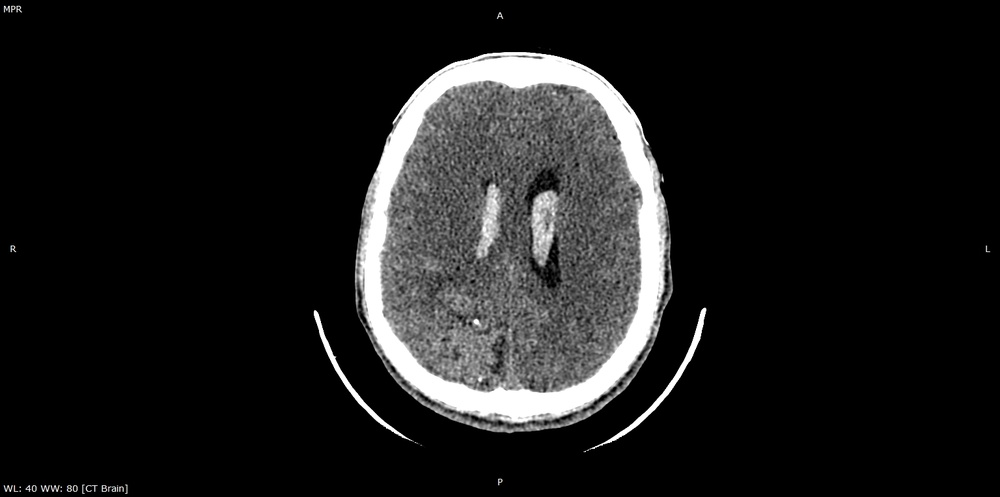
#> input picture cv_imgs/1.jpg, 1000 x 497 px, shrunk from 1536 x 763 before the run; its folder holds only this picture in this run
$ python -i draw_patology.py   (imports and definitions only)
#> lines starting #> are read from the running program, lines starting #| are printed output that depends on the picture; after the words box and inside, x2 and y2 are one past the last pixel; in counts of white or black regions, pixels touching at a corner belong together
import cv2
import numpy as np
from PIL import Image, ImageDraw

def save_patology_mask(fn):
    hsv_min = np.array((0, 0, 0), np.uint8)
    hsv_max_patology = np.array((255, 255, 158), np.uint8)
    img = cv2.imread(fn)
    hsv = cv2.cvtColor(img, cv2.COLOR_BGR2HSV )
    thresh = cv2.inRange(hsv, hsv_min, hsv_max_patology)
    cv2.imwrite("patology_mask.jpg",thresh)

def save_bone_mask(fn):
#> called with fn = 'cv_imgs/1.jpg'
    hsv_min = np.array((0, 0, 0), np.uint8)
    hsv_max_bone = np.array((255, 255, 250), np.uint8)
    img = cv2.imread(fn)
#> img is the input picture: shape (497, 1000, 3); mean B, G, R 27.7, 27.7, 27.7
    hsv = cv2.cvtColor(img, cv2.COLOR_BGR2HSV )
#> hsv: shape (497, 1000, 3); mean H, S, V 0.3, 0.7, 27.7
    thresh = cv2.inRange(hsv, hsv_min, hsv_max_bone)
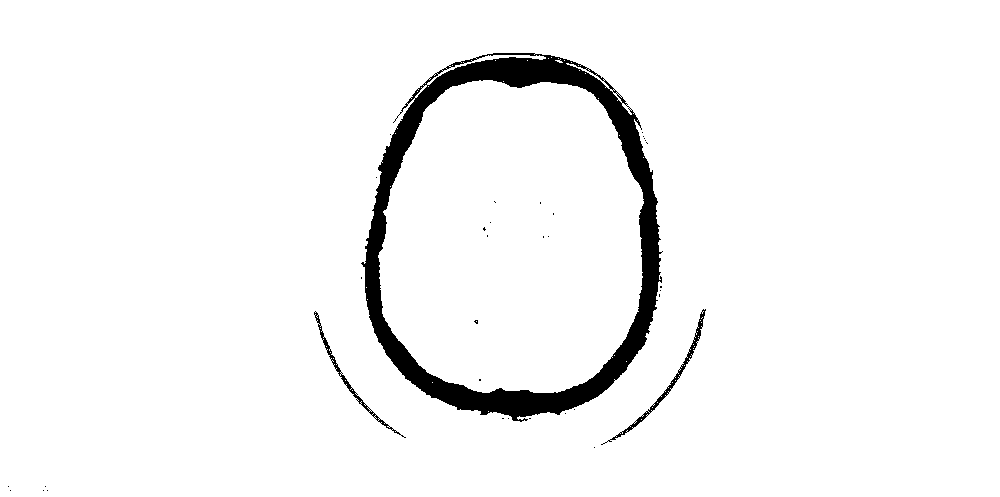
#> thresh: shape (497, 1000); 95.9% white; 35 black regions (32 under 20 px), largest, box (x1, y1, x2, y2) and area: (361, 53, 663, 422) 18953, (601, 309, 706, 445) 641, (314, 311, 406, 438) 477
    cv2.imwrite("bone_mask.jpg",thresh)

def draw_patology(fn):
    save_bone_mask(fn)
    save_patology_mask(fn)
#> in save_patology_mask, `thresh = cv2.inRange(hsv, hsv_min, hsv_max_patology)`:
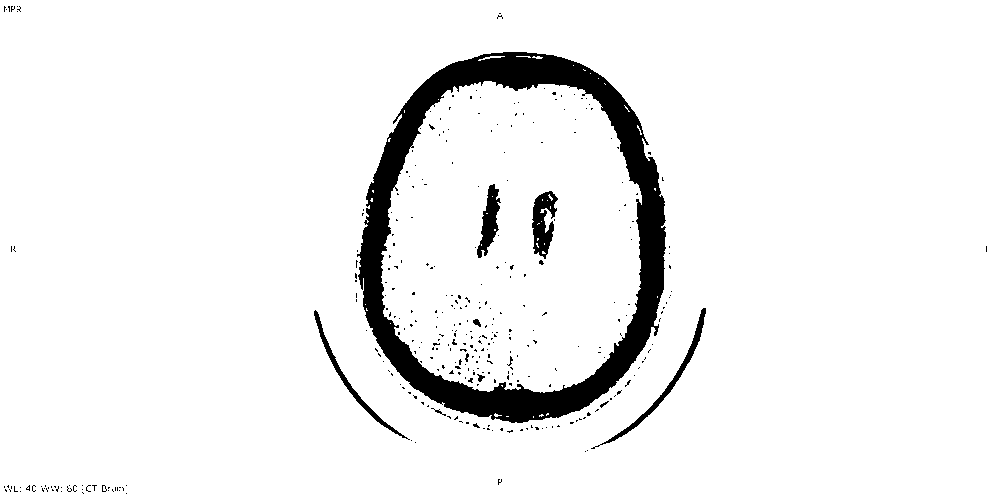
#> thresh: shape (497, 1000); 94% white; 338 black regions (327 under 20 px), largest, box (x1, y1, x2, y2) and area: (357, 52, 666, 423) 24704, (532, 191, 558, 259) 1017, (591, 308, 706, 449) 899

    image = Image.open(fn)  # Открываем изображение
    image_patology = Image.open("patology_mask.jpg")
    image_bone = Image.open("bone_mask.jpg")
    draw = ImageDraw.Draw(image)  # Создаем инструмент для рисования
    width = image.size[0]  # Определяем ширину
#> width = 1000
    height = image.size[1]  # Определяем высоту
#> height = 497

    pix_patology = image_patology.load()
    pix_bone = image_bone.load()

    for x in range(width):
        for y in range(height):
            patology_index, bone_index = pix_patology[x, y], pix_bone[x, y]
            if patology_index==0 and bone_index>0:
                draw.point((x, y), (255, 192, 0)) #рисуем пиксель

    image.save(fn[:-4]+"_result.jpg", "JPEG")
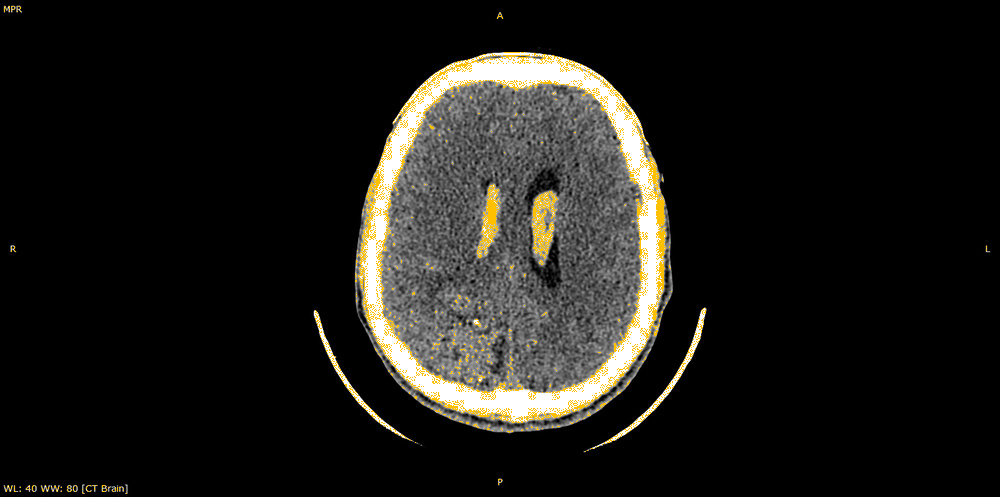
#> saved as 1_result.jpg: PIL image 1000x497 RGB; mean R, G, B 28.4, 27.2, 23.6


# for fn in glob.glob("draw_test/*"):
#     draw_patology(fn)

>>> result = draw_patology('cv_imgs/1.jpg')

$ run again, on cv_imgs/12.jpg
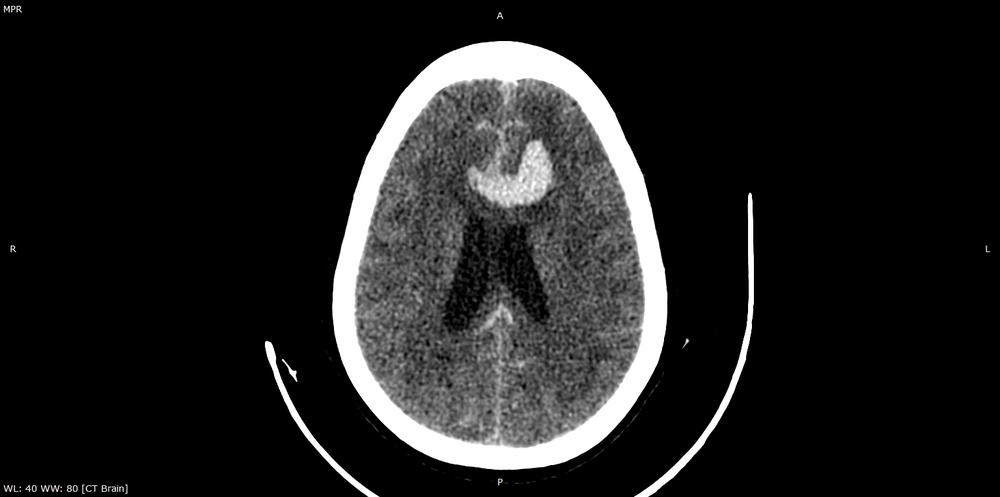
#> input picture cv_imgs/12.jpg, 1000 x 497 px, shrunk from 1536 x 763 before the run
#> in save_bone_mask, img is the input picture: shape (497, 1000, 3); mean B, G, R 31.2, 31.2, 31.2
#> hsv: shape (497, 1000, 3); mean H, S, V 0.3, 0.7, 31.2
#> in save_bone_mask, `thresh = cv2.inRange(hsv, hsv_min, hsv_max_bone)`:
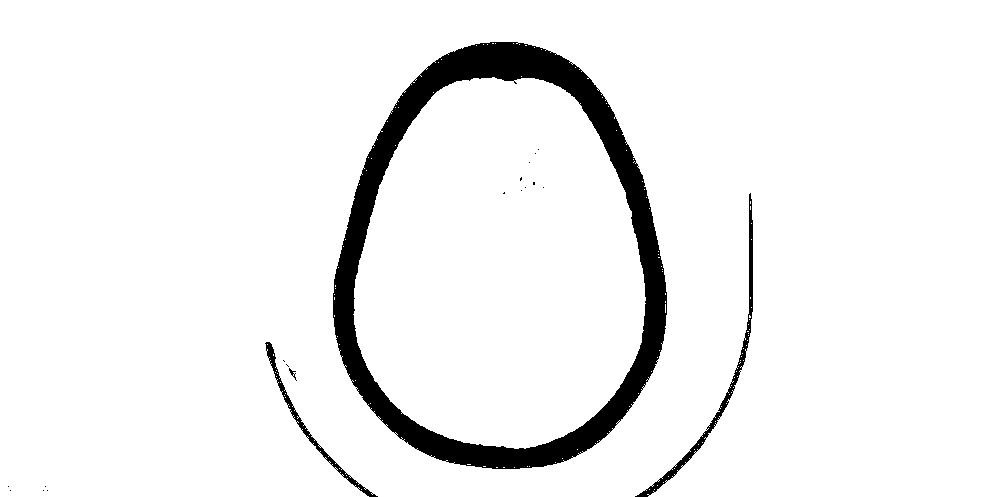
#> thresh: shape (497, 1000); 94.3% white; 20 black regions (16 under 20 px), largest, box (x1, y1, x2, y2) and area: (333, 42, 667, 469) 25911, (635, 193, 753, 497) 1592, (265, 342, 378, 497) 903, (289, 368, 297, 381) 31
#> in draw_patology, `image.save(fn[:-4]+"_result.jpg", "JPEG")`:
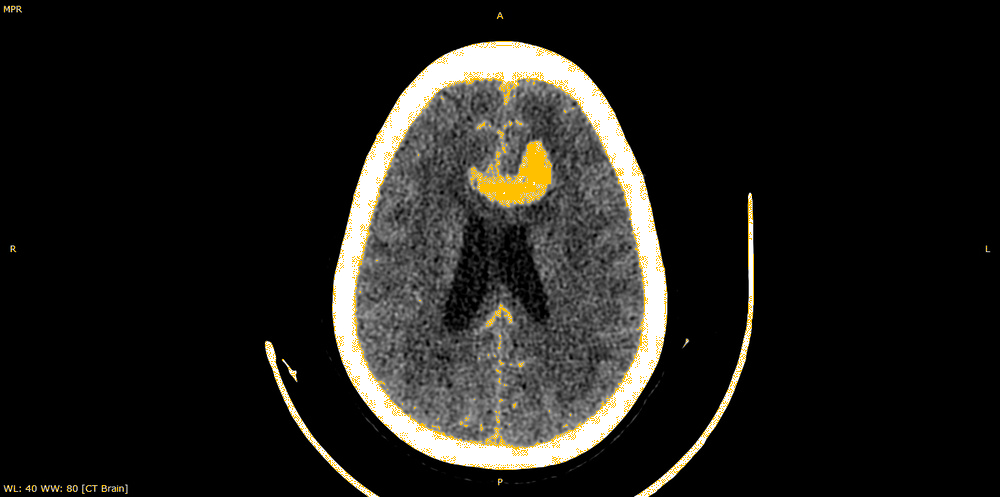
#> saved as 12_result.jpg: PIL image 1000x497 RGB; mean R, G, B 31.8, 30.7, 27.4
